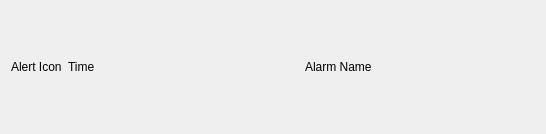
<?xml version="1.0" encoding="UTF-8"?>
<ui version="4.0">
 <class>Form</class>
 <widget class="QWidget" name="Form">
  <property name="geometry">
   <rect>
    <x>0</x>
    <y>0</y>
    <width>546</width>
    <height>134</height>
   </rect>
  </property>
  <property name="windowTitle">
   <string>Form</string>
  </property>
  <layout class="QVBoxLayout" name="verticalLayout">
   <property name="topMargin">
    <number>0</number>
   </property>
   <property name="bottomMargin">
    <number>0</number>
   </property>
   <item>
    <layout class="QHBoxLayout" name="horizontalLayout">
     <item>
      <widget class="QLabel" name="alert_icon_label">
       <property name="sizePolicy">
        <sizepolicy hsizetype="Maximum" vsizetype="Preferred">
         <horstretch>0</horstretch>
         <verstretch>0</verstretch>
        </sizepolicy>
       </property>
       <property name="text">
        <string>Alert Icon</string>
       </property>
      </widget>
     </item>
     <item>
      <widget class="QLabel" name="time_label">
       <property name="text">
        <string>Time</string>
       </property>
      </widget>
     </item>
     <item>
      <widget class="QLabel" name="alarm_name_label">
       <property name="text">
        <string>Alarm Name</string>
       </property>
      </widget>
     </item>
    </layout>
   </item>
  </layout>
 </widget>
 <resources/>
 <connections/>
</ui>
